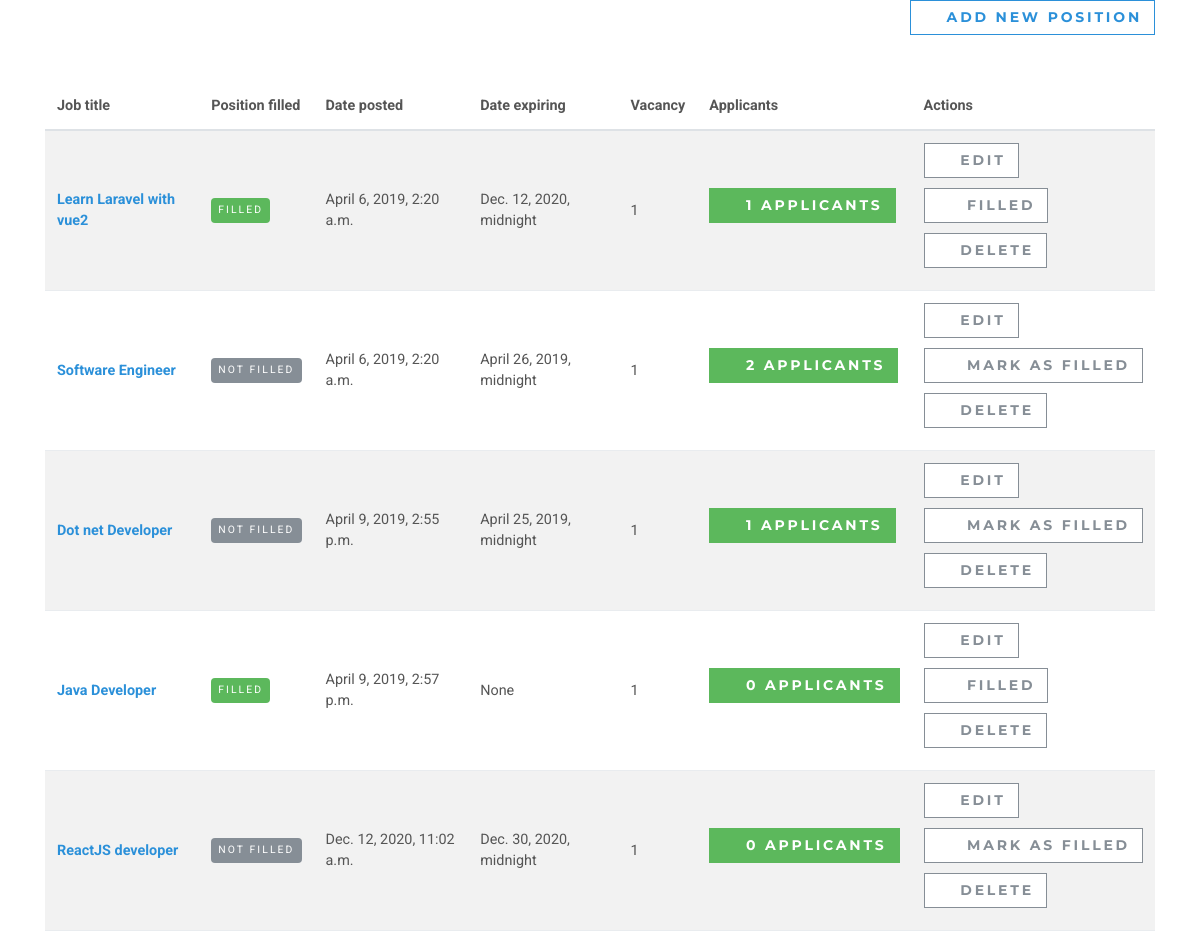
The app's page /en/employer/dashboard/ (signed in, middle part), older data.
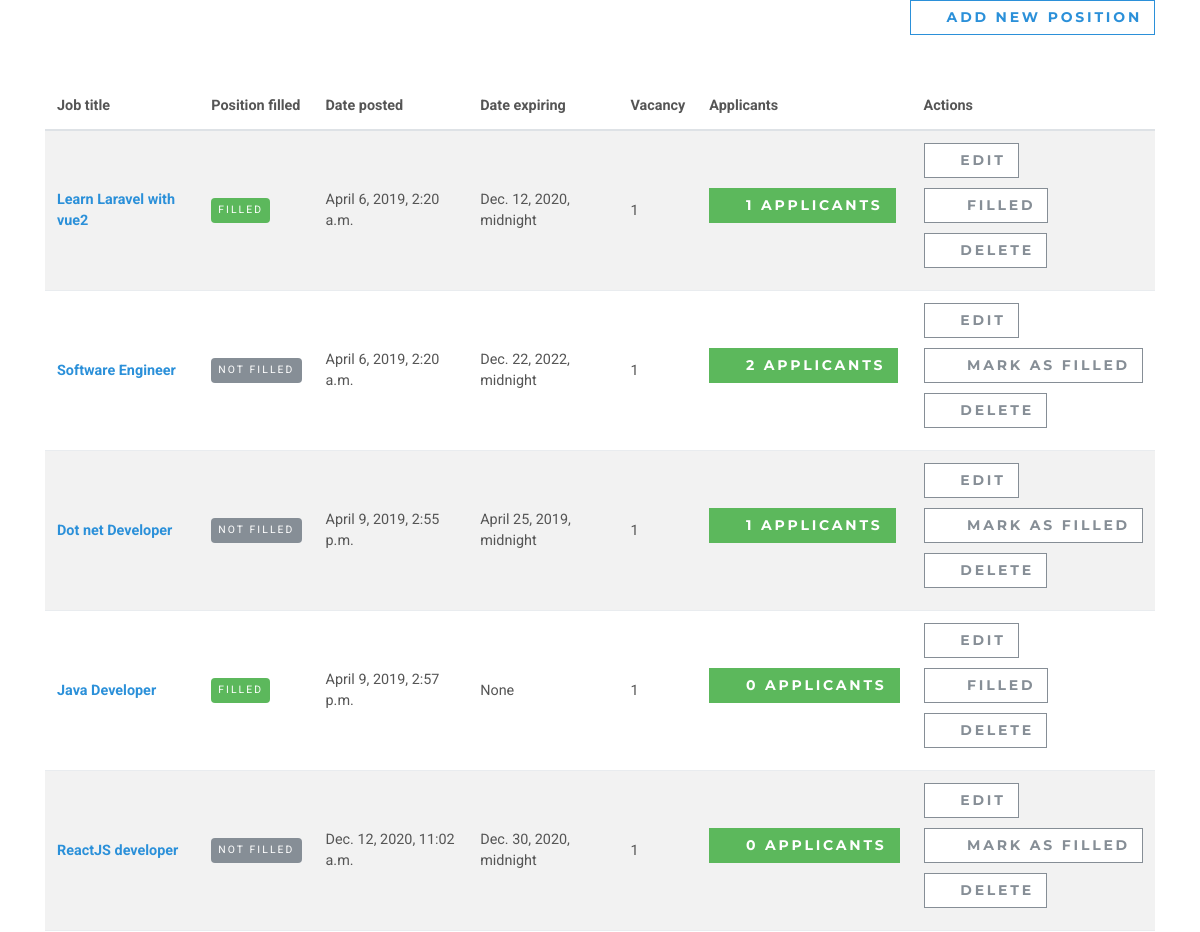
The same page, newer data.
### jobsapp/models.py (models this page shows, shortened)
class Job(models.Model):
    user = models.ForeignKey(User, on_delete=models.CASCADE)
    title = models.CharField(max_length=300)
    description = models.TextField()
    location = models.CharField(max_length=150)
    type = models.CharField(choices=JOB_TYPE, max_length=10)
    category = models.CharField(max_length=100)
    last_date = models.DateTimeField()
    company_name = models.CharField(max_length=100)
    company_description = models.CharField(max_length=300)
    website = models.CharField(max_length=100, default="")
    created_at = models.DateTimeField(default=timezone.now)
    filled = models.BooleanField(default=False)
    salary = models.IntegerField(default=0, blank=True)
    tags = models.ManyToManyField(Tag)
    vacancy = models.IntegerField(default=1)
    objects = JobManager()
    class Meta:
        ordering = ["id"]

### jobsapp/views/employer.py (the view)
# urls.py: path("", DashboardView.as_view(), name="employer-dashboard"),
class DashboardView(ListView):
    model = Job
    template_name = "jobs/employer/dashboard.html"
    context_object_name = "jobs"
    @method_decorator(login_required(login_url=reverse_lazy("accounts:login")))
    @method_decorator(user_is_employer)
    def dispatch(self, request, *args, **kwargs):
        return super().dispatch(self.request, *args, **kwargs)
    def get_queryset(self):
        return self.model.objects.filter(user_id=self.request.user.id)

### templates/jobs/employer/dashboard.html (shortened to what the changed rows need)
{% extends 'base.html' %}
{% load static %}
{% block content %}
    <section>
        <div class="container">
            <div class="row">
                <div class="col-lg-12">
                    <div class="table-responsive">
                        <table class="table table-striped table-hover table-client-dashboard">
                            <thead>
                            <tr>
                                <th>Job title</th>
                                <th>Position filled</th>
                                <th>Date posted</th>
                                <th>Date expiring</th>
                                <th>Vacancy</th>
                                <th>Applicants</th>
                                <th>Actions</th>
                            </tr>
                            </thead>
                            <tbody>
                            {% for job in jobs %}
                                <tr>
                                    <th><a href="{% url 'jobs:jobs-detail' job.id %}">{{ job.title }}</a>
                                    </th>
                                    <td>
                                        {% if job.filled %}
                                            <span class="badge badge-success">Filled</span>
                                        {% else %}
                                            <span class="badge badge-secondary">Not Filled</span>
                                        {% endif %}
                                    </td>
                                    <td>{{ job.created_at }}</td>
                                    <td>{{ job.last_date }}</td>
                                    <td>{{ job.vacancy }}</td>
                                    <td>
                                        <a href="{% url 'jobs:employer-dashboard-applicants' job.id %}"
                                           class="btn btn-success">
                                            <i class="fa fa-users"></i>{{ job.applicants.count }}
                                            <span class="hidden-xs hidden-sm">Applicants</span>
                                        </a>
                                    </td>
                                    <td>
                                        <a href="{% url 'jobs:employer-jobs-edit' job.id %}" class="btn btn-outline-white-secondary">
                                            <i class="fa fa-edit"></i>Edit
                                        </a>
                                        <br>
                                        {% if job.filled %}
                                            <a href="{% url 'jobs:job-mark-filled' job.id %}"
                                               class="btn btn-outline-white-secondary">
                                                <i class="fa fa-check-circle-o"></i>
                                                <span class="hidden-xs hidden-sm">Filled</span>
                                            </a><br>
                                        {% else %}
                                            <a href="{% url 'jobs:job-mark-filled' job.id %}"
                                               class="btn btn-outline-white-secondary">
                                                <i class="fa fa-check-circle-o"></i>
                                                <span class="hidden-xs hidden-sm">Mark as </span>filled
                                            </a><br>
                                        {% endif %}
                                        <a href="#" class="btn btn-outline-white-secondary">
                                            <i class="fa fa-times-circle-o"></i>Delete
                                        </a>
                                    </td>
                                </tr>
                            {% endfor %}
                            </tbody>
                        </table>
                    </div>
                </div>
            </div>
        </div>
    </section>
{% endblock %}

Row changes from the older to the newer data that the page shows:
changed Job "Software Engineer": last_date "April 26, 2019, midnight" → "Dec. 22, 2022, midnight"
